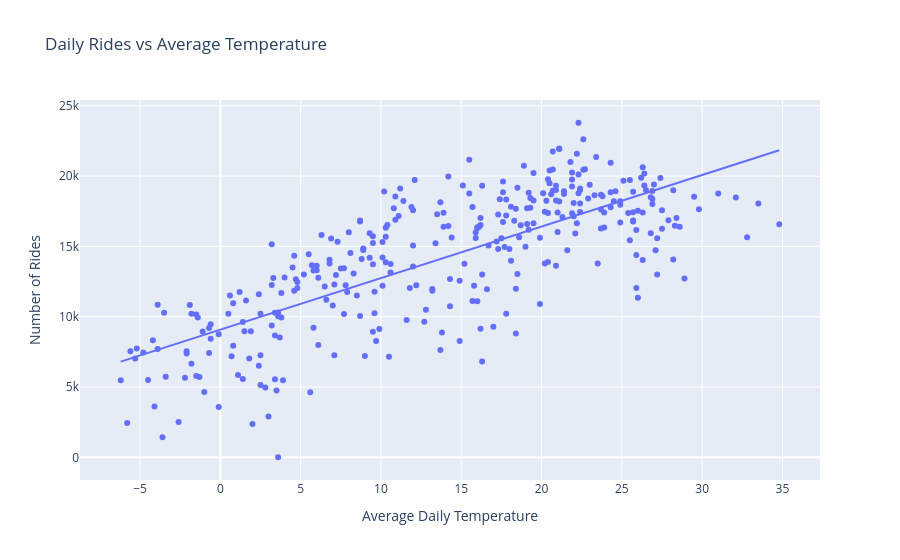

Here is the notebook cell this chart was saved with:
### Markdown cell above
## Relationship Between Temperature and Bike Usage

We analyze the relationship between average daily temperature and
the number of Citi Bike rides.

A scatter plot with a regression trendline is used to identify whether
warmer or colder temperatures are associated with changes in bike usage.

### Code cell
fig = px.scatter(
    bike_weather_daily,
    x="temperature_2m_mean",
    y="number_of_rides",
    trendline="ols",
    title="Daily Rides vs Average Temperature"
)

fig.update_layout(
    xaxis_title="Average Daily Temperature",
    yaxis_title="Number of Rides"
)

fig.show()

### Figure 1 — Plotly figure (JSON) as saved in the notebook; plotly's stock layout.template omitted (floating-point values rounded to 4 significant figures; data arrays with more than 128 entries replaced by an {"elided": "..."} marker saying what was removed)
{"data": [{"hovertemplate": "temperature_2m_mean=%{x}<br>number_of_rides=%{y}<extra></extra>", "legendgroup": "", "marker": {"color": "#636efa", "symbol": "circle"}, "mode": "markers", "name": "", "orientation": "v", "showlegend": false, "type": "scatter", "x": {"elided": "335 float values"}, "xaxis": "x", "y": {"elided": "335 int values"}, "yaxis": "y"}, {"hovertemplate": "<b>OLS trendline</b><br>number_of_rides = 366.701 * temperature_2m_mean + 9080.53<br>R<sup>2</sup>=0.567986<br><br>temperature_2m_mean=%{x}<br>number_of_rides=%{y} <b>(trend)</b><extra></extra>", "legendgroup": "", "marker": {"color": "#636efa", "symbol": "circle"}, "mode": "lines", "name": "", "showlegend": false, "type": "scatter", "x": {"elided": "335 float values"}, "xaxis": "x", "y": {"elided": "335 float values"}, "yaxis": "y"}], "layout": {"legend": {"tracegroupgap": 0}, "title": {"text": "Daily Rides vs Average Temperature"}, "xaxis": {"anchor": "y", "domain": [0, 1], "title": {"text": "Average Daily Temperature"}}, "yaxis": {"anchor": "x", "domain": [0, 1], "title": {"text": "Number of Rides"}}}}
